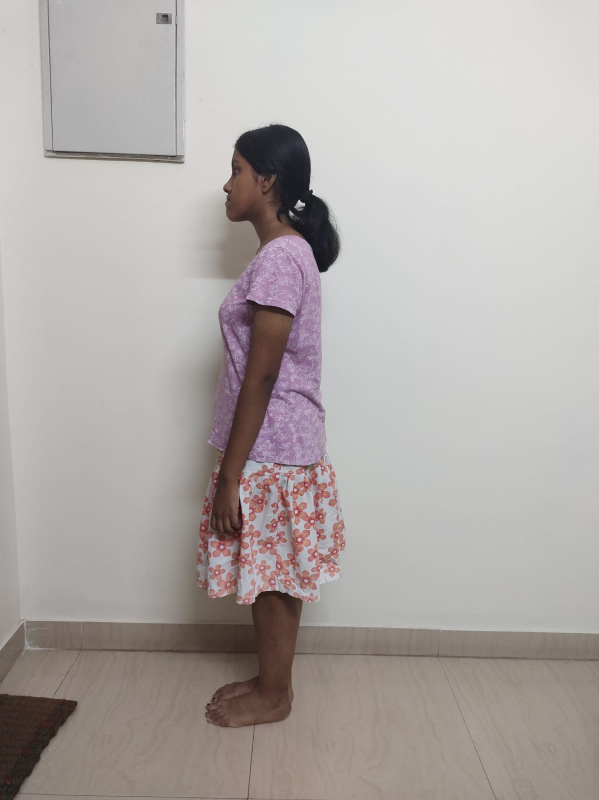
#> input picture Training_side/01side.jpg, 1197 x 1600 px (shown at 1/2 size); its folder holds only this picture in this run
$ jupyter execute 'Side program.ipynb'   (shell and % lines are left out)
#> lines starting #> are read from the running program, lines starting #| are printed output that depends on the picture; after the words box and inside, x2 and y2 are one past the last pixel; in counts of white or black regions, pixels touching at a corner belong together; long printed decimals are rounded
[cell 1]
#import libraries
import numpy as np
import cv2
from PIL import Image
import os
import PIL
import glob
import imutils
from matplotlib import pyplot as plt #import matplotlib
i = 0
bust = []
def is_hidden(file):
    return file.startswith('.')
# read files in loop
path_of_the_directory= 'Training_side'
print("Files and directories in a specified path:")
for filename in os.listdir(path_of_the_directory):
    f = os.path.join(path_of_the_directory,filename)
    if os.path.isfile(f) and not is_hidden(f):
      #  print(f)
        imageFilename = f
      #  print (imageFilename)
        fixed_height = 400
        image = Image.open(f)
#> image is the input picture: PIL image 1197x1600 RGB; mean R, G, B 175.9, 170.3, 167.8
        height_percent = (fixed_height / float(image.size[1]))
#> height_percent = 0.25
        width_size = int((float(image.size[0]) * float(height_percent)))
#> width_size = 299
        image = image.resize((width_size, fixed_height), PIL.Image.NEAREST)
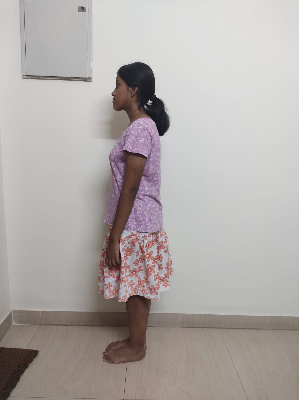
#> image: PIL image 299x400 RGB; mean R, G, B 176, 170.3, 167.8
        image.save('resized_front.jpg')
        img = cv2.imread('resized_front.jpg')
#         cv2.imshow('Image', img)
#         cv2.waitKey(0)
#         cv2.destroyAllWindows()
        img = cv2.cvtColor(img,cv2.COLOR_BGR2RGB) #convert colour from BGR to RGB
# [6 lines of commented-out code are left out]
        mask = np.zeros(img.shape[:2],np.uint8)
        bgdModel = np.zeros((1,65),np.float64)
        fgdModel = np.zeros((1,65),np.float64)

        # define rectangle left, top, width, height
        rect = (100,130,100,350)

        # apply grabCut method to extract the foreground
        cv2.grabCut(img,mask,rect,bgdModel,fgdModel,20,cv2.GC_INIT_WITH_RECT)
        mask2 = np.where((mask==2)|(mask==0),0,1).astype('uint8')
        img = img*mask2[:,:,np.newaxis]
        cv2.imwrite('newimage.jpg',img)
        # [9 lines of commented-out code are left out]


        im = cv2.imread('newimage.jpg')
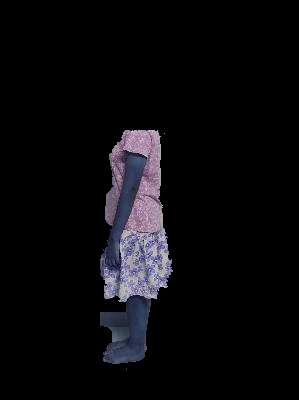
#> im: shape (400, 299, 3); mean B, G, R 12.6, 10.1, 10.8
        imgray = cv2.cvtColor(im, cv2.COLOR_BGR2GRAY)
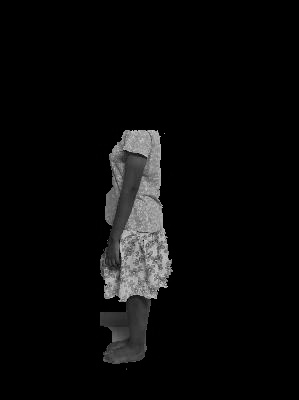
#> imgray: shape (400, 299); min 0, max 215, mean 10.6
        imgray = cv2.medianBlur(imgray, ksize=7)

        ret, thresh = cv2.threshold(imgray, 0, 255, cv2.THRESH_BINARY+cv2.THRESH_OTSU)
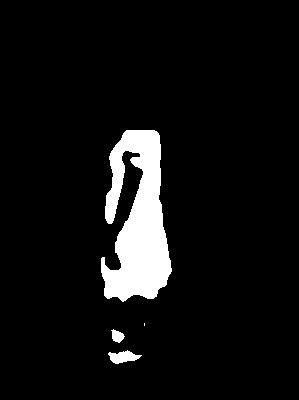
#> thresh: shape (400, 299); 6.7% white; 4 white regions (1 under 20 px)
#> ret = 66
        contours, _ = cv2.findContours(thresh, cv2.RETR_EXTERNAL, cv2.CHAIN_APPROX_NONE)
#> contours = 4 contours, 1 with area under 20; largest, box (x1, y1, x2, y2) and area: (101, 130, 172, 302) 7314, (108, 350, 142, 364) 239, (111, 329, 125, 343) 102

#         print ("number of countours detected before filtering %d -> "%len(contours))
        new = np.zeros(imgray.shape)

        new = cv2.drawContours(im,contours,len(contours)-1,(255,255,255),10)
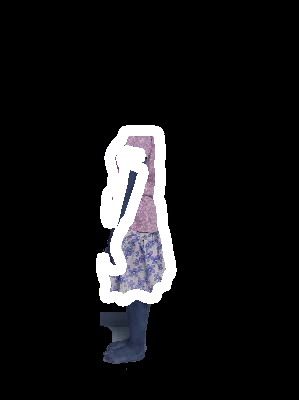
#> new: shape (400, 299, 3); mean B, G, R 22.3, 20.9, 21.1

        cv2.namedWindow('Display',cv2.WINDOW_NORMAL)
#         cv2.imshow('Display',new)
#         cv2.waitKey()

        mask = np.zeros(imgray.shape,np.uint8)
        cv2.drawContours(mask,[contours[len(contours)-1]],0,255,-1)
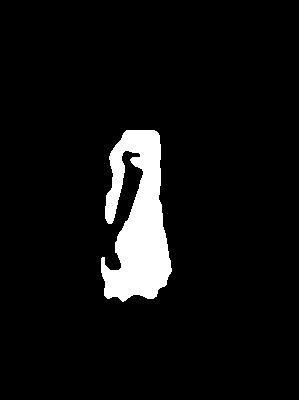
#> mask: shape (400, 299); 6.4% white; 1 white region, box (x1, y1, x2, y2) and area: (101, 130, 172, 302) 7627
        pixelpoints = cv2.findNonZero(mask)
#> pixelpoints = contour of 7627 points, box (x1, y1, x2, y2) (101, 130, 172, 302), area 1990
        cv2.imwrite("masked_image.jpg",mask)
        #Masked image
        img = cv2.imread("masked_image.jpg")
#> img: shape (400, 299, 3); min 0, max 255, mean 16.3

        gray = cv2.cvtColor(img, cv2.COLOR_BGR2GRAY)
        ret, thresh = cv2.threshold(gray, 240, 255, cv2.THRESH_BINARY)
        cv2.bitwise_not(thresh, thresh)
#> thresh: shape (400, 299); 93.6% white; 1 black region

        cnts = cv2.findContours(thresh, cv2.RETR_EXTERNAL,
                        cv2.CHAIN_APPROX_SIMPLE)
#> cnts = 1 contour; box (x1, y1, x2, y2) and area: (0, 0, 299, 400) 118902

        cnts = cnts[0]
#> cnts = [[[0, 0], [0, 399], [298, 399], [298, 0]]]
        c = max(cnts, key=cv2.contourArea)
#> c = [[0, 0], [0, 399], [298, 399], [298, 0]]

        left = tuple(c[c[:, :, 0].argmin()][0])
#> left = (0, 0)
        right = tuple(c[c[:, :, 0].argmax()][0])
#> right = (298, 399)

        distance = np.sqrt( (right[0] - left[0])**2 + (right[1] - left[1])**2 )
#> distance = 498

        x,y,w,h = cv2.boundingRect(c)
#> x = 0; y = 0; w = 299; h = 400

        centx = np.sqrt( ((right[0] + left[0])**2)/4)
#> centx = 149
        centy = np.sqrt( ((right[1] + left[1])**2)/4 )
#> centy = 199.5
        print(centx, centy)
#| 149.0 199.5

        font = cv2.FONT_HERSHEY_SIMPLEX
        cv2.circle(img, left, 5, (0, 0, 255), -1)
#> img: shape (400, 299, 3); mean B, G, R 16.3, 16.3, 16.3
        cv2.circle(img, right, 5, (0, 0, 255), -1)
#> img: shape (400, 299, 3); mean B, G, R 16.3, 16.3, 16.4
        cv2.circle(img, (int(centx), int(centy)), 5, (0, 0, 255), -1)
#> img: shape (400, 299, 3); mean B, G, R 16.1, 16.1, 16.4
        cv2.line(img, left, right, (255,0,0), 2)
        cv2.drawContours(img, [c], -1, (0,255,0), 2)
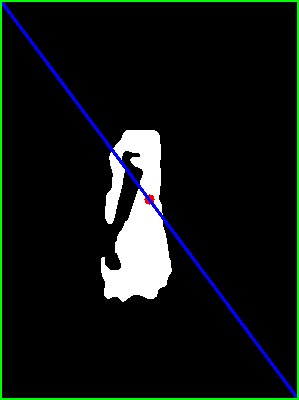
#> img: shape (400, 299, 3); mean B, G, R 19.2, 21.7, 15.8
        cv2.rectangle(img,(x,y),(x+w,y+h),(0,255,0),2)
        # [11 lines of commented-out code are left out]
        img = cv2.imread('masked_image.jpg')
        #img = cv2.imread('newimage_side.jpg')
        def find_marker(img):
            # convert the image to grayscale, blur it, and detect edges
            gray = cv2.cvtColor(img, cv2.COLOR_BGR2GRAY)
            gray = cv2.GaussianBlur(gray, (5, 5), 0)
            edged = cv2.Canny(gray, 35, 125)
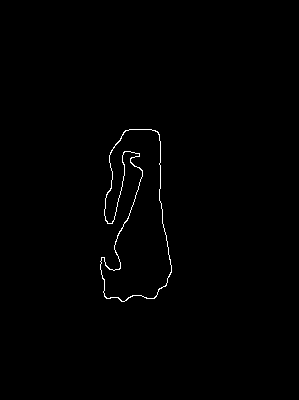
#> edged: shape (400, 299); 0.59% white in thin lines or dots, all inside (x1, y1, x2, y2) = (100, 129, 172, 302)
            # find the contours in the edged image and keep the largest one;
            # we'll assume that this is our piece of paper in the image
            cnts = cv2.findContours(edged.copy(), cv2.RETR_LIST, cv2.CHAIN_APPROX_SIMPLE)
#> cnts = 2 contours; box (x1, y1, x2, y2) and area: (100, 129, 172, 302) 7662, (100, 129, 172, 302) 7578
            cnts = imutils.grab_contours(cnts)
            c = max(cnts, key = cv2.contourArea)
#> c = contour of 259 points, box (x1, y1, x2, y2) (100, 129, 172, 302), area 7662
            cv2.imshow('Image',gray )
            cv2.waitKey(0)
            cv2.destroyAllWindows()
            # compute the bounding box of the of the paper region and return it
            mrker=cv2.minAreaRect(c)
#> mrker = ((130.9, 214.6), (71.08, 170.9), -5.07)
            box = cv2.boxPoints(mrker)
#> box = [[103, 302.9], [87.9, 132.6], [158.7, 126.4], [173.8, 296.6]]
            box = np.int64(box)
#> box = [[103, 302], [87, 132], [158, 126], [173, 296]]
            print(box)
#| [[103 302]
#|  [ 87 132]
#|  [158 126]
#|  [173 296]]
            pic=cv2.drawContours(edged,[box], 0, (0, 0, 255), 2)
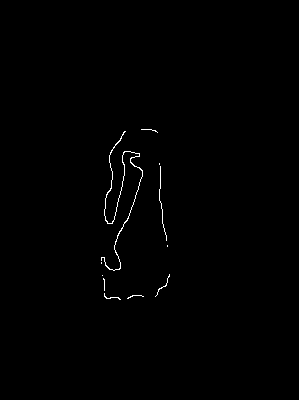
#> pic: shape (400, 299); 0.48% white in thin lines or dots, all inside (x1, y1, x2, y2) = (101, 129, 170, 300)
            cv2.imshow('Image',pic)
            cv2.waitKey(0)
            cv2.destroyAllWindows()
            return cv2.minAreaRect(c)
        helo=find_marker(img)
#> helo = ((130.9, 214.6), (71.08, 170.9), -5.07)
        print(helo)
#| ((130.853, 214.614), (71.076, 170.885), -5.069)
        box = cv2.boxPoints(helo)
#> box = [[103, 302.9], [87.9, 132.6], [158.7, 126.4], [173.8, 296.6]]
        box = np.int64(box)
#> box = [[103, 302], [87, 132], [158, 126], [173, 296]]
#         print(box)
        cv2.drawContours(img,[box], 0, (0, 0, 255), 1)
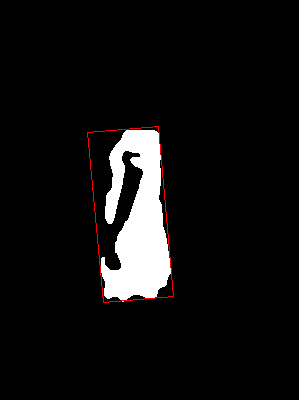
#> img: shape (400, 299, 3); mean B, G, R 16.2, 16.2, 17.2
# [4 lines of commented-out code are left out]
        x,y,w,h = box
#> x = [103, 302]; y = [87, 132]; w = [158, 126]; h = [173, 296]
        print(x, y, w, h)
#| [103 302] [ 87 132] [158 126] [173 296]
        measure = w[0]-h[0]
#> measure = -15
        bust.append (measure)
#
        print(bust[i])
#| -15
        i = i+1
print ("Side measurements completed")
#script_path = 'Contour_trial.ipynb'
#os.system(f'python {script_path}')
#!python Contour_trial.ipynb --imageFileName {"Front image/Jenny_front.jpg"}

$ run again, on Training_side/05side.jpg
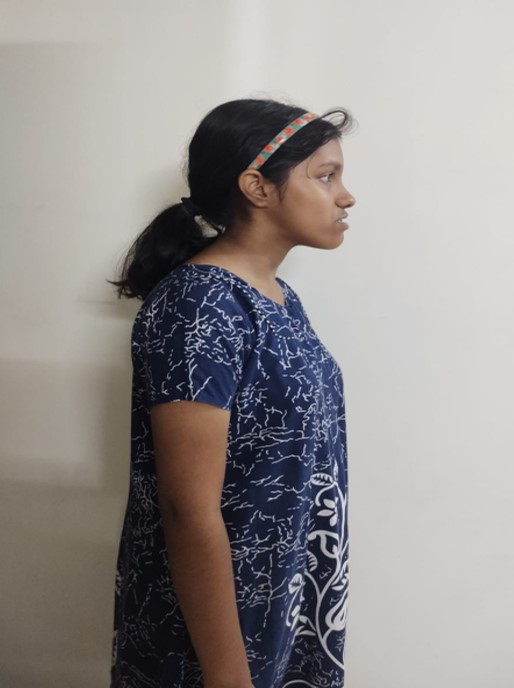
#> input picture Training_side/05side.jpg, 514 x 688 px
#> image is the input picture: PIL image 514x688 RGB; mean R, G, B 148.4, 143.7, 142.3
#> image: PIL image 298x400 RGB
#> `ret, thresh = cv2.threshold(imgray, 0, 255, cv2.THRESH_BINARY+cv2.THRE..`:
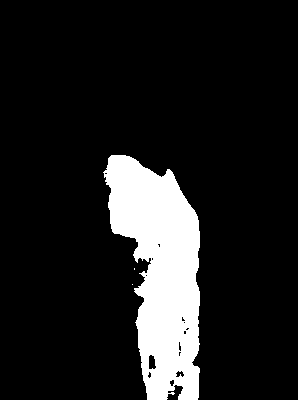
#> thresh: shape (400, 298); 12.4% white; 3 white regions (2 under 20 px)
#> ret = 30
#> contours = 3 contours, 2 with area under 20; largest, box (x1, y1, x2, y2) and area: (103, 155, 200, 400) 14660
#> mask: shape (400, 298); 12.6% white; 1 white region, box (x1, y1, x2, y2) and area: (103, 155, 200, 400) 15010
#> pixelpoints = contour of 15010 points, box (x1, y1, x2, y2) (103, 155, 200, 400), area 1584
#> `cnts = cv2.findContours(thresh, cv2.RETR_EXTERNAL, cv2.CHAIN_APPROX_SI..`: cnts = 2 contours; box (x1, y1, x2, y2) and area: (0, 0, 298, 400) 103082, (167, 385, 183, 400) 100
#> `c = max(cnts, key=cv2.contourArea)`: c = contour of 295 points, box (x1, y1, x2, y2) (0, 0, 298, 400), area 103082
#> left = (0, 0)
#> right = (297, 399)
#> distance = 497.4
#> `x,y,w,h = cv2.boundingRect(c)`: x = 0; w = 298; h = 400
#> centx = 148.5
#> centy = 199.5
#| 148.5 199.5
#> edged: shape (400, 298); 0.63% white in thin lines or dots, all inside (x1, y1, x2, y2) = (103, 154, 200, 400)
#> in find_marker, `cnts = cv2.findContours(edged.copy(), cv2.RETR_LIST, cv2.CHAIN_APPROX_..`: cnts = 5 contours, 1 with area under 20; largest, box (x1, y1, x2, y2) and area: (103, 154, 200, 400) 76, (134, 258, 152, 400) 34, (167, 385, 183, 400) 30, (167, 390, 175, 395) 22
#> in find_marker, `c = max(cnts, key = cv2.contourArea)`: c = contour of 347 points, box (x1, y1, x2, y2) (103, 154, 200, 400), area 76
#> mrker = ((176.4, 265.5), (83.84, 257.2), -27.25)
#> in find_marker, `box = cv2.boxPoints(mrker)`: box = [[198, 399], [80.24, 170.3], [154.8, 131.9], [272.5, 360.6]]
#> in find_marker, `box = np.int64(box)`: box = [[197, 398], [80, 170], [154, 131], [272, 360]]
#| [[197 398]
#|  [ 80 170]
#|  [154 131]
#|  [272 360]]
#> helo = ((176.4, 265.5), (83.84, 257.2), -27.25)
#| ((176.387, 265.472), (83.836, 257.215), -27.247)
#> `box = cv2.boxPoints(helo)`: box = [[198, 399], [80.24, 170.3], [154.8, 131.9], [272.5, 360.6]]
#> `box = np.int64(box)`: box = [[197, 398], [80, 170], [154, 131], [272, 360]]
#> `cv2.drawContours(img,[box], 0, (0, 0, 255), 1)`:
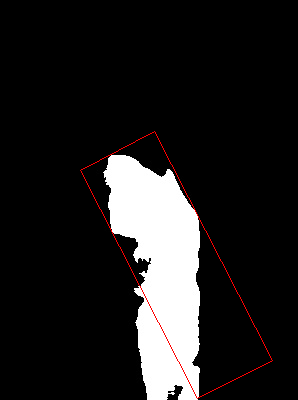
#> img: shape (400, 298, 3); mean B, G, R 31.9, 31.9, 33.2
#> `x,y,w,h = box`: x = [197, 398]; y = [80, 170]; w = [154, 131]; h = [272, 360]
#| [197 398] [ 80 170] [154 131] [272 360]
#> measure = -118
#| -118

$ run again, on Training_side/06side.jpg
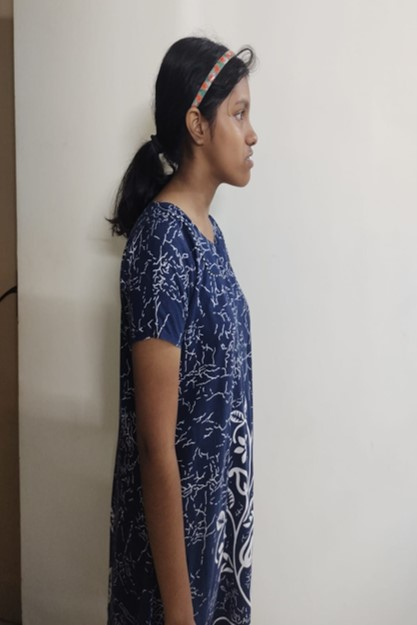
#> input picture Training_side/06side.jpg, 417 x 625 px
#> image is the input picture: PIL image 417x625 RGB; mean R, G, B 150.3, 145.4, 143
#> image: PIL image 266x400 RGB
#> ret = 31
#> contours = 2 contours, 1 with area under 20; largest, box (x1, y1, x2, y2) and area: (100, 132, 162, 400) 10687
#> mask: shape (400, 266); 10.3% white; 1 white region, box (x1, y1, x2, y2) and area: (100, 132, 162, 400) 11008
#> pixelpoints = contour of 11008 points, box (x1, y1, x2, y2) (100, 132, 162, 400), area 410
#> `cnts = cv2.findContours(thresh, cv2.RETR_EXTERNAL, cv2.CHAIN_APPROX_SI..`: cnts = 2 contours, 1 with area under 20; largest, box (x1, y1, x2, y2) and area: (0, 0, 266, 400) 94422
#> `c = max(cnts, key=cv2.contourArea)`: c = contour of 254 points, box (x1, y1, x2, y2) (0, 0, 266, 400), area 94422
#> left = (0, 0)
#> right = (265, 399)
#> distance = 479
#> `x,y,w,h = cv2.boundingRect(c)`: x = 0; w = 266; h = 400
#> centx = 132.5
#> centy = 199.5
#| 132.5 199.5
#> edged: shape (400, 266); 0.64% white in thin lines or dots, all inside (x1, y1, x2, y2) = (100, 132, 162, 400)
#> in find_marker, `cnts = cv2.findContours(edged.copy(), cv2.RETR_LIST, cv2.CHAIN_APPROX_..`: cnts = 2 contours, 1 with area under 20; largest, box (x1, y1, x2, y2) and area: (100, 132, 162, 400) 80
#> in find_marker, `c = max(cnts, key = cv2.contourArea)`: c = contour of 401 points, box (x1, y1, x2, y2) (100, 132, 162, 400), area 80
#> mrker = ((130.6, 265.5), (59.91, 267.6), -0.682)
#> in find_marker, `box = cv2.boxPoints(mrker)`: box = [[102.2, 399.7], [99.02, 132.1], [158.9, 131.4], [162.1, 399]]
#> in find_marker, `box = np.int64(box)`: box = [[102, 399], [99, 132], [158, 131], [162, 398]]
#| [[102 399]
#|  [ 99 132]
#|  [158 131]
#|  [162 398]]
#> pic: shape (400, 266); 0.44% white in thin lines or dots, all inside (x1, y1, x2, y2) = (101, 134, 161, 398)
#> helo = ((130.6, 265.5), (59.91, 267.6), -0.682)
#| ((130.572, 265.529), (59.912, 267.600), -0.6821)
#> `box = cv2.boxPoints(helo)`: box = [[102.2, 399.7], [99.02, 132.1], [158.9, 131.4], [162.1, 399]]
#> `box = np.int64(box)`: box = [[102, 399], [99, 132], [158, 131], [162, 398]]
#> `cv2.drawContours(img,[box], 0, (0, 0, 255), 1)`:
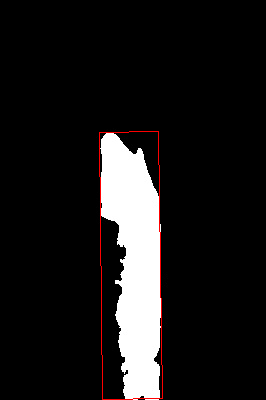
#> img: shape (400, 266, 3); mean B, G, R 26.1, 26.1, 27.6
#> `x,y,w,h = box`: x = [102, 399]; y = [99, 132]; w = [158, 131]; h = [162, 398]
#| [102 399] [ 99 132] [158 131] [162 398]
#> measure = -4
#| -4
